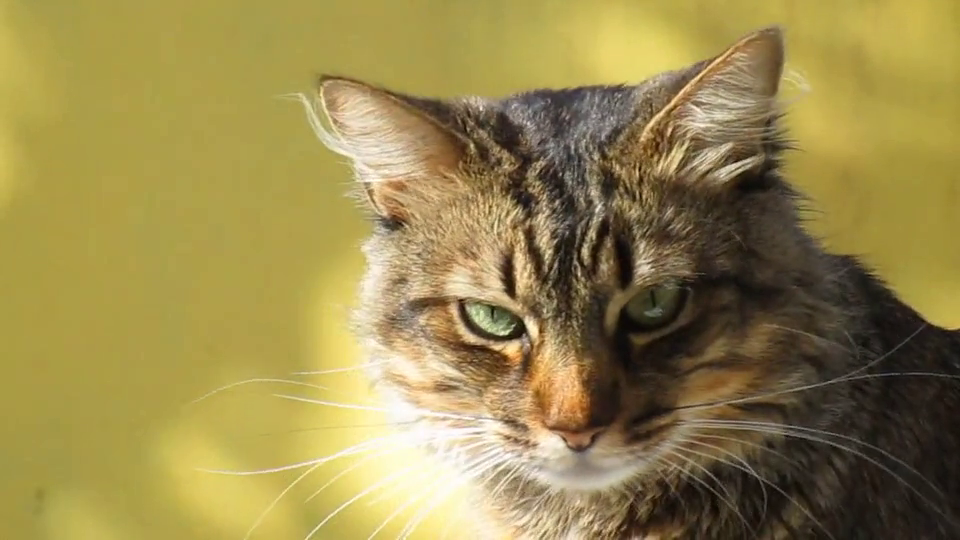
#> input picture frame 28 of sample.mp4, 960 x 540 px
$ jupyter execute try_movie.ipynb
#> lines starting #> are read from the running program, lines starting #| are printed output that depends on the picture; after the words box and inside, x2 and y2 are one past the last pixel; in counts of white or black regions, pixels touching at a corner belong together
[cell 1]
import cv2

[cell 2]
data = cv2.VideoCapture('./sample.mp4')

[cell 3]
cat_cascade = cv2.CascadeClassifier('./cascade.xml')

[cell 4]
#type(data)

[cell 5]
#data.isOpened()

[cell 6]
def movie(data, cat_cascade):

    while 1:
        ret, frame = data.read()
#> frame is the input picture: shape (540, 960, 3); mean B, G, R 78.3, 136.2, 152.3
        if ret:
            gray_data = cv2.cvtColor(frame, cv2.COLOR_BGR2GRAY)
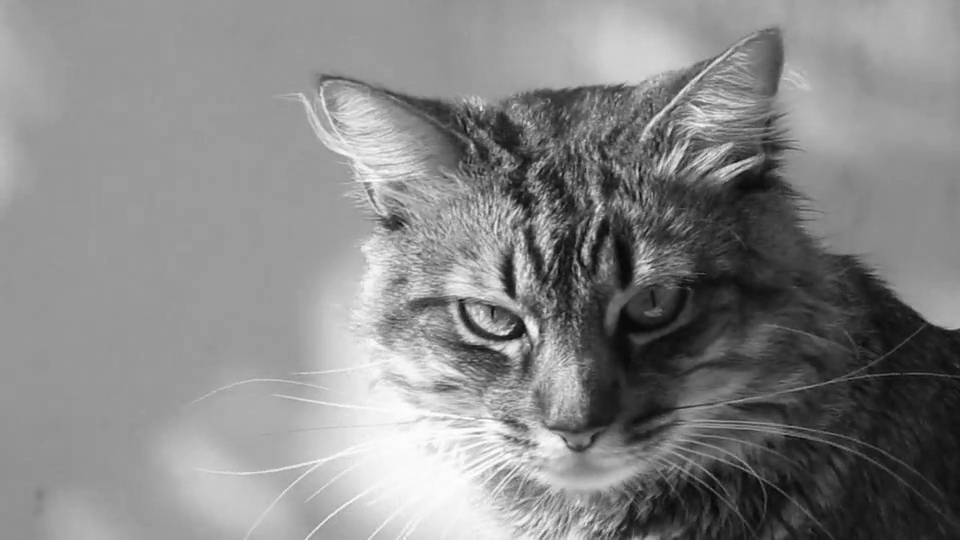
#> gray_data: shape (540, 960); min 4, max 255, mean 134.4
            detect = cat_cascade.detectMultiScale(gray_data)
#> detect = [[316, 30, 444, 444]]
            cv2.imshow('sample data', frame)
            for x, y, w, h in detect:
                cv2.rectangle(gray_data, (x, y),
                              (x + w, y + h), (0, 0, 255), 2)
#> this loop made 1 pass
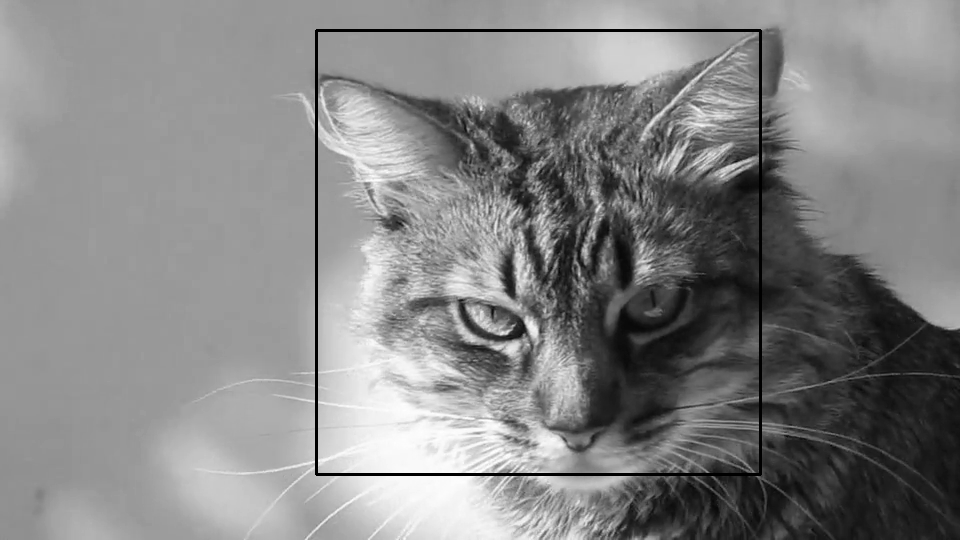
#> gray_data: shape (540, 960); 1.03% of pixels changed, all inside (x1, y1, x2, y2) = (315, 29, 762, 476)

            if cv2.waitKey(1) & 0xFF == ord('q'):
#> (key q is pressed here)
                break
        else:
            data.set(cv2.CAP_PROP_POS_FRAMES, 0)
    cv2.destroyWindow('sample data')

$ run again, starting later in the video
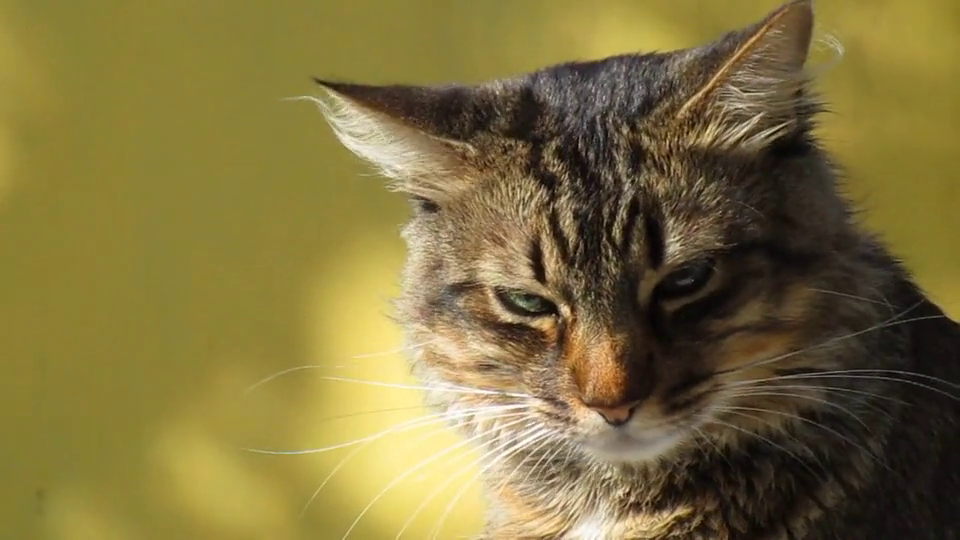
#> input picture frame 128 of sample.mp4, 960 x 540 px
#> in movie, frame is the input picture: shape (540, 960, 3); mean B, G, R 62.3, 113.5, 127.5
#> in movie, `gray_data = cv2.cvtColor(frame, cv2.COLOR_BGR2GRAY)`:
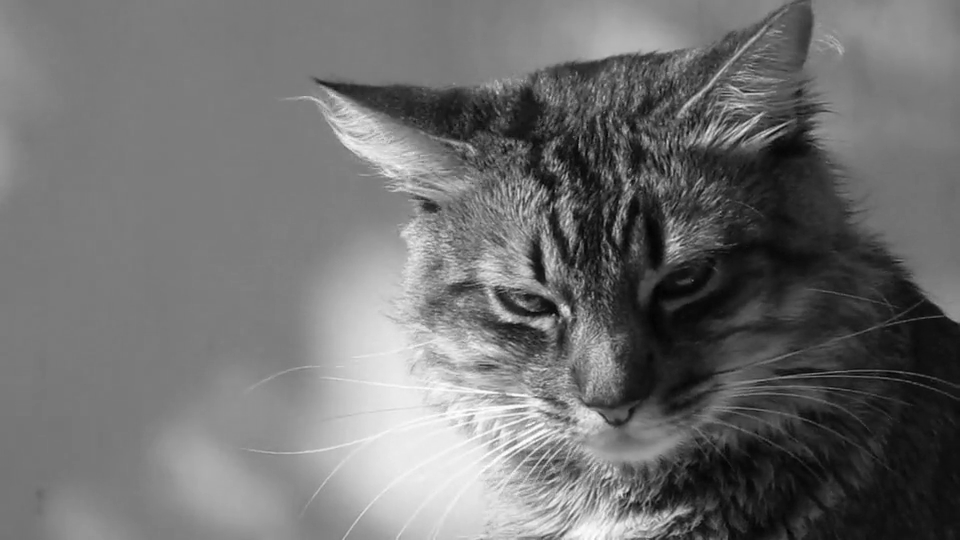
#> gray_data: shape (540, 960); min 3, max 255, mean 111.8
#> detect = ()

$ run again, starting later in the video
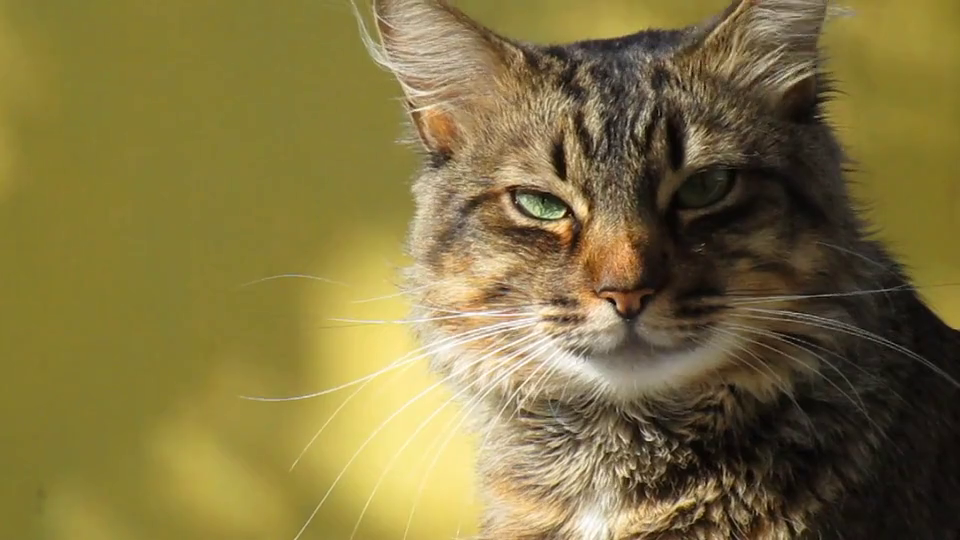
#> input picture frame 228 of sample.mp4, 960 x 540 px
#> in movie, frame is the input picture: shape (540, 960, 3); mean B, G, R 64.6, 115.5, 129.4
#> in movie, `gray_data = cv2.cvtColor(frame, cv2.COLOR_BGR2GRAY)`:
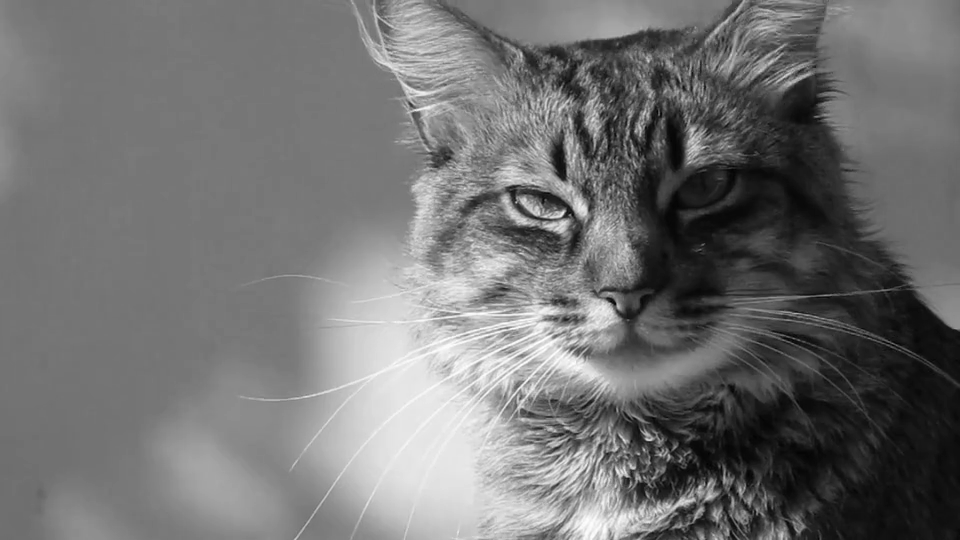
#> gray_data: shape (540, 960); min 0, max 255, mean 113.8
#> detect = ()
